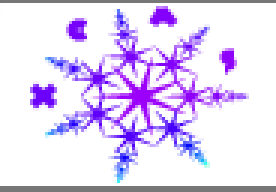
#> input picture c++/khicas/kupdate/khicasio.bmp, 92 x 64 px (shown 3 times larger)
$ python -i generate_runmat_icons.py   (imports and definitions only)
#> lines starting #> are read from the running program, lines starting #| are printed output that depends on the picture
#!/usr/bin/env python3
from __future__ import annotations

from pathlib import Path

from PIL import Image, ImageDraw, ImageFont


ROOT = Path(__file__).resolve().parents[1]
OUT_DIR = ROOT / "khicas/upstream/giac90_1addin"
SIZE = (92, 64)
SCALE = 4


# [11 lines left out: function font, not called in this run]


def rect(draw: ImageDraw.ImageDraw, xy: tuple[int, int, int, int], fill=None, outline=None, width: int = 1) -> None:
    scaled = tuple(v * SCALE for v in xy)
    draw.rectangle(scaled, fill=fill, outline=outline, width=width * SCALE)


def line(draw: ImageDraw.ImageDraw, xy: tuple[int, int, int, int], fill, width: int = 1) -> None:
    draw.line(tuple(v * SCALE for v in xy), fill=fill, width=width * SCALE)


def text(draw: ImageDraw.ImageDraw, xy: tuple[int, int], value: str, fill, size: int, bold: bool = False) -> None:
    draw.text((xy[0] * SCALE, xy[1] * SCALE), value, fill=fill, font=font(size, bold=bold))


def quantized(image: Image.Image) -> Image.Image:
    small = image.resize(SIZE, Image.Resampling.LANCZOS)
    return small.convert("P", palette=Image.Palette.ADAPTIVE, colors=16).convert("RGB")


# [95 lines left out: functions draw_icon, draw_app_icon, main, not called in this run]


# [2 lines not run here, left out]

>>> import cv2
>>> picture = cv2.imread('../c++/khicas/kupdate/khicasio.bmp', cv2.IMREAD_GRAYSCALE)
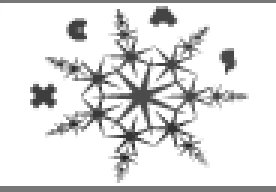
#> picture: shape (64, 92) (shown 3 times larger); min 32, max 255, mean 223.3
#> (the run stopped early here; a loop or call above may not have finished)
